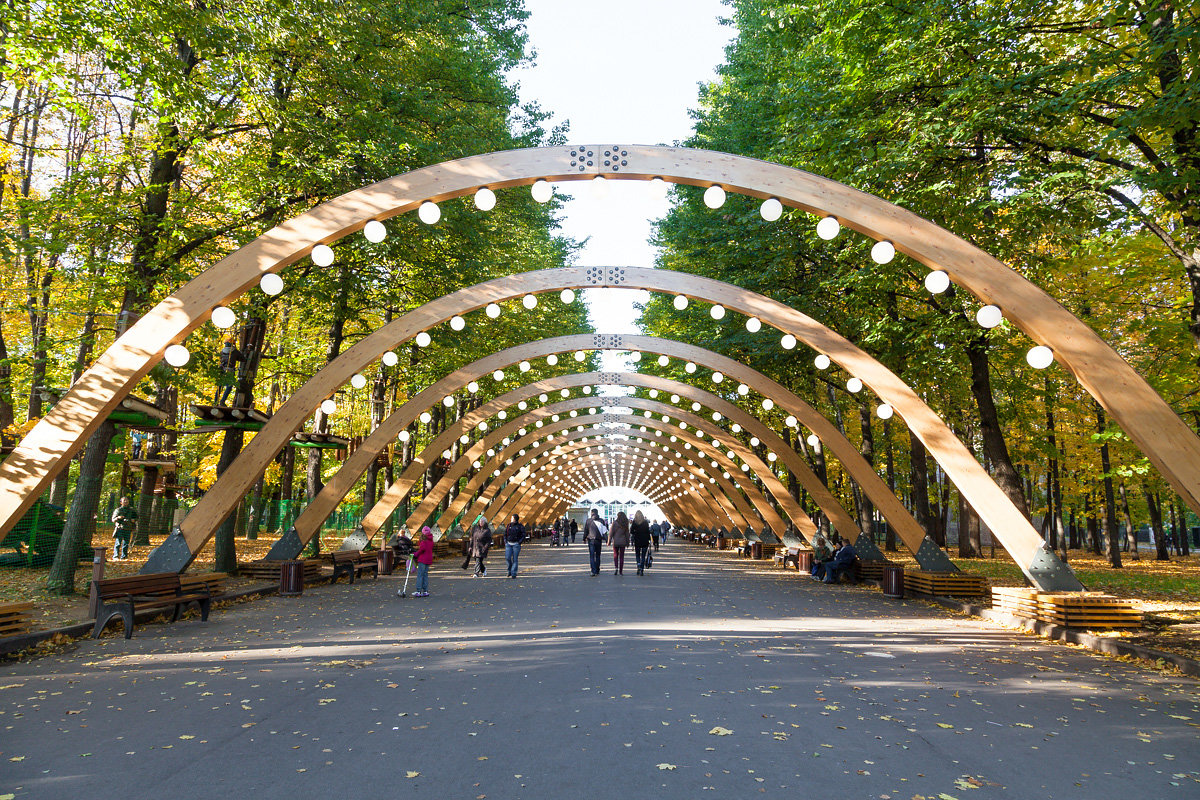
#> input picture tests/test_generators/resources/bgs/2.jpg, 1200 x 800 px
$ python compare_test_generator.py
#> lines starting #> are read from the running program, lines starting #| are printed output that depends on the picture; after the words box and inside, x2 and y2 are one past the last pixel; in counts of white or black regions, pixels touching at a corner belong together; pictures that were not available may be replaced by others from this repository, and a replacement may not be noted
### tests/test_generators/image_processing/image_processing.py
import cv2
import random


def get_random_fg_place(y_range, x_range):
    return random.randint(*y_range), random.randint(*x_range)


def reduce_img_randomly(img, scale_factor_range=(1, 1)):
    scale_factor = random.uniform(*scale_factor_range)

    new_img_dim = tuple(reversed(list(map(lambda x: int(x * scale_factor), img.shape[:2]))))
    img = cv2.resize(img, new_img_dim, cv2.INTER_AREA)
    return img


def add_fg_on_bg(fg, bg, place, black_color_threshold=0):
    x, y = place
    fg_h, fg_w = fg.shape[:2]

    fg_gray = cv2.cvtColor(fg, cv2.COLOR_BGR2GRAY)

    bg_part_for_fg = bg[y: y + fg_h, x: x + fg_w]

    ret, mask = cv2.threshold(fg_gray, black_color_threshold, 255, cv2.THRESH_BINARY)
    mask_inv = cv2.bitwise_not(mask)
    img1_bg = cv2.bitwise_and(bg_part_for_fg, bg_part_for_fg, mask=mask_inv)
    img2_fg = cv2.bitwise_and(fg, fg, mask=mask)
    dst = cv2.add(img1_bg, img2_fg)
    bg[y: y + fg_h, x: x + fg_w] = dst

    return bg

### tests/test_generators/compare_test_generator.py
import cv2
import os
import random
import csv

from image_processing.image_processing import *

if __name__ == '__main__':
    path_dir = os.path.abspath(os.path.dirname(__file__))
    path_to_compare_people = f'{path_dir}/resources/compare_people'
    bg = cv2.imread(f'{path_dir}/resources/bgs/2.jpg')
#> bg is the input picture: shape (800, 1200, 3); mean B, G, R 86.1, 118, 119

    f = open(f'{path_dir}/../compare_testing_dataset.csv', 'w', newline='')

    img_human_scale_factor_range = 0.7, 1
    black_color_threshold = 2
    csv_writer = csv.writer(f, delimiter=',')
    csv_writer.writerow(['name', 'location'])
    names = ['Mark_Ruffalo', 'Morgan_Freeman', 'Gal_Gadot', 'Bryan_Cranston']
    random.shuffle(names)

    pic = bg.copy()
    start_x, start_y, end_x, end_y = (0, 0, pic.shape[1]//2, pic.shape[0]//2)
#> start_x = 0; start_y = 0; end_x = 600; end_y = 400
    for i, name in enumerate(names):
        face_pic = cv2.imread(os.path.join(path_to_compare_people, f'{name}.jpg'))
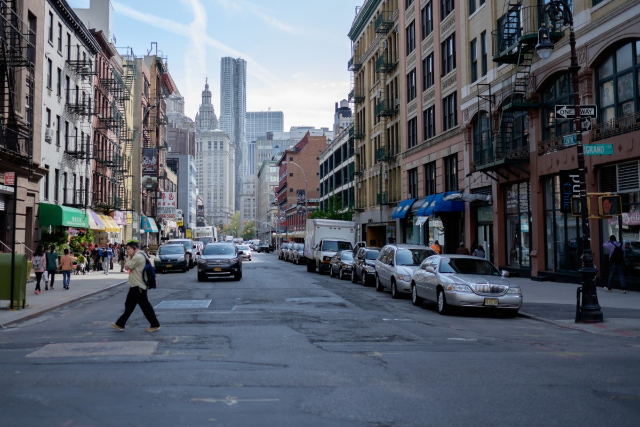
#> input picture tests/test_generators/resources/bgs/1.jpg, 640 x 427 px, given in place of Gal_Gadot.jpg, which was not available
#> face_pic is the input picture: shape (427, 640, 3); mean B, G, R 106.4, 95.8, 89.8

        img_human = reduce_img_randomly(face_pic, img_human_scale_factor_range)
#> in reduce_img_randomly, `img = cv2.resize(img, new_img_dim, cv2.INTER_AREA)`:
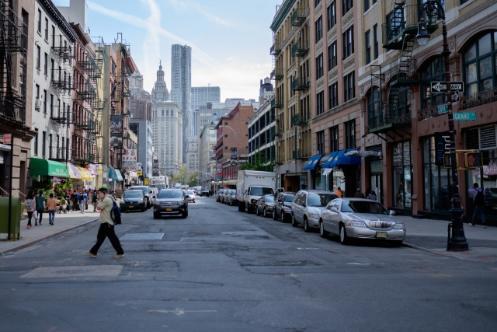
#> img: shape (332, 497, 3); mean of channels 0, 1, 2 106.3, 95.7, 89.7; drawn as B, G, R

        x_range = start_x, end_x - img_human.shape[1]
#> x_range = (0, 103)
        y_range = start_y, end_y - img_human.shape[0]
#> y_range = (0, 68)

        start_x += pic.shape[1] // 2
#> start_x = 600
        end_x += pic.shape[1] // 2
#> end_x = 1200

        if (i+1) % 2 == 0:
            start_x = 0
            end_x = pic.shape[1] // 2
            start_y += pic.shape[0] // 2
            end_y += pic.shape[0] // 2

        y0, x0 = get_random_fg_place(y_range, x_range)
#> y0 = 65; x0 = 62

        add_fg_on_bg(img_human, pic, (x0, y0), black_color_threshold)
#> in add_fg_on_bg, `fg_gray = cv2.cvtColor(fg, cv2.COLOR_BGR2GRAY)`:
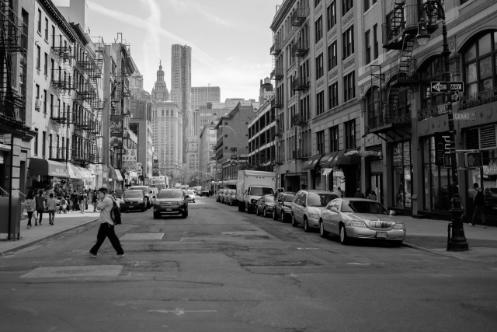
#> fg_gray: shape (332, 497); min 0, max 252, mean 95.1
#> in add_fg_on_bg, `bg_part_for_fg = bg[y: y + fg_h, x: x + fg_w]`:
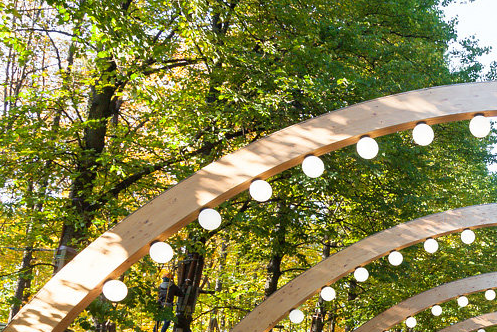
#> bg_part_for_fg: shape (332, 497, 3); mean B, G, R 76.3, 132.1, 133.3
#> in add_fg_on_bg, `ret, mask = cv2.threshold(fg_gray, black_color_threshold, 255, cv2.THR..`:
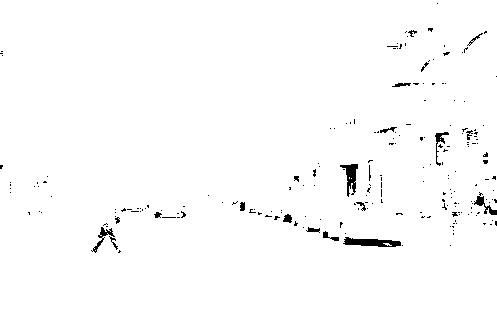
#> mask: shape (332, 497); 98.6% white; 210 black regions (190 under 20 px), largest, box (x1, y1, x2, y2) and area: (343, 237, 401, 247) 360, (340, 164, 358, 197) 269, (474, 192, 497, 215) 150
#> in add_fg_on_bg, `ret, mask = cv2.threshold(fg_gray, black_color_threshold, 255, cv2.THR..`: ret = 2
#> in add_fg_on_bg, `img1_bg = cv2.bitwise_and(bg_part_for_fg, bg_part_for_fg, mask=mask_inv)`:
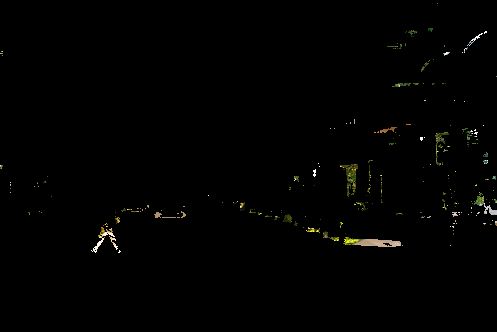
#> img1_bg: shape (332, 497, 3); mean B, G, R 1.1, 1.8, 1.8
#> in add_fg_on_bg, `bg[y: y + fg_h, x: x + fg_w] = dst`:
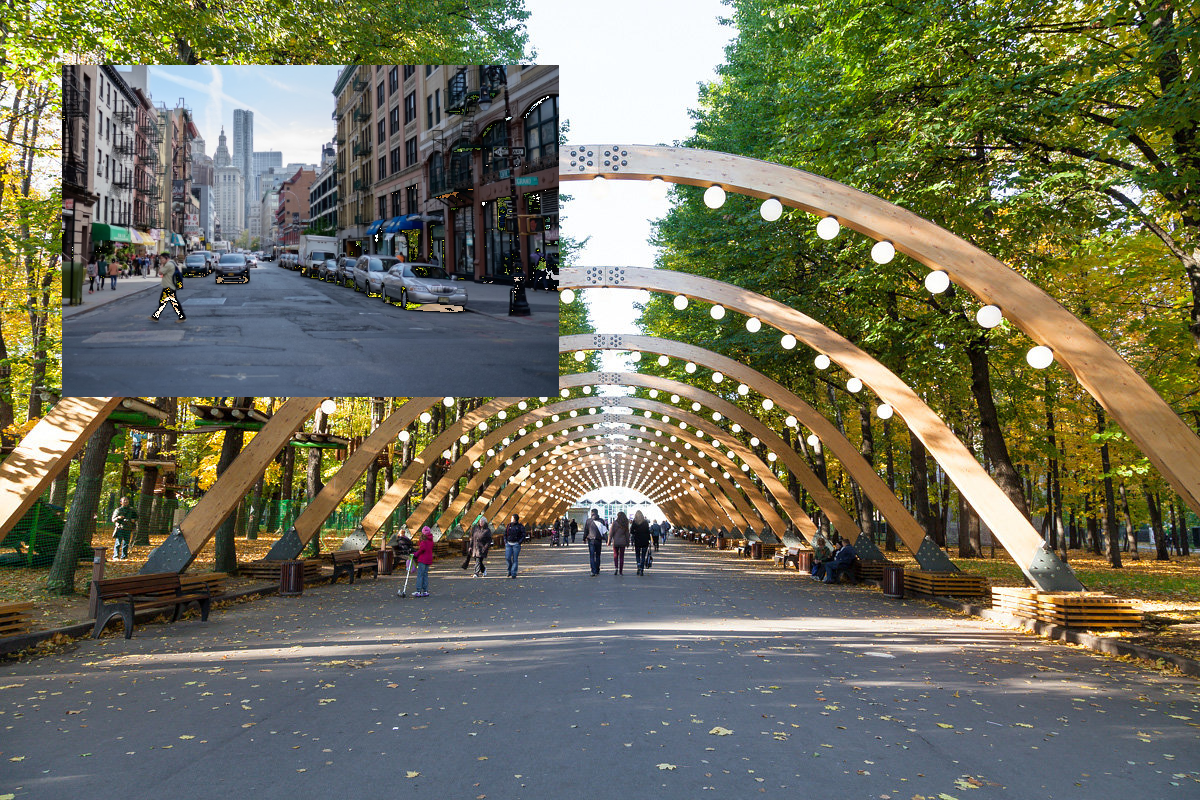
#> bg: shape (800, 1200, 3); mean B, G, R 91.5, 112, 111.8

        w0 = img_human.shape[1]
#> w0 = 497
        h0 = img_human.shape[1]
#> h0 = 497
#> (the run stopped early here; a loop or call above may not have finished)
